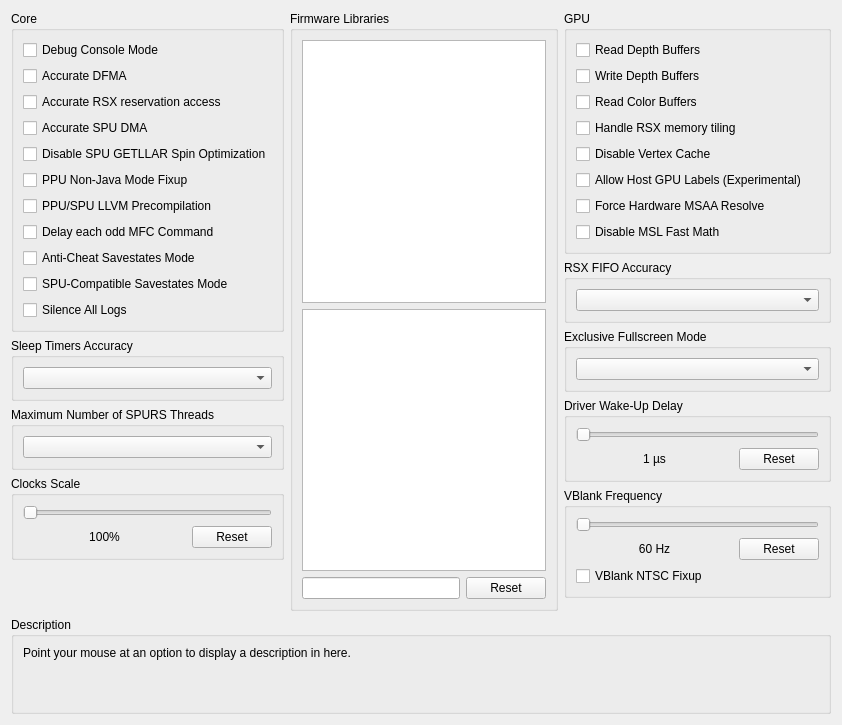
      <widget class="QWidget" name="advancedTab">
       <attribute name="title">
        <string>Advanced</string>
       </attribute>
       <layout class="QVBoxLayout" name="advancedTab_layout" stretch="1,0,0">
        <item>
         <layout class="QHBoxLayout" name="advancedTabLayout" stretch="1,1,1">
          <item>
           <layout class="QVBoxLayout" name="advancedTabLayoutLeft">
            <item>
             <widget class="QGroupBox" name="gb_advanced_core">
              <property name="sizePolicy">
               <sizepolicy hsizetype="Preferred" vsizetype="Minimum">
                <horstretch>0</horstretch>
                <verstretch>0</verstretch>
               </sizepolicy>
              </property>
              <property name="title">
               <string>Core</string>
              </property>
              <layout class="QVBoxLayout" name="gb_advanced_core_layout">
               <item>
                <widget class="QCheckBox" name="debugConsoleMode">
                 <property name="text">
                  <string>Debug Console Mode</string>
                 </property>
                </widget>
               </item>
               <item>
                <widget class="QCheckBox" name="accurateDFMA">
                 <property name="text">
                  <string>Accurate DFMA</string>
                 </property>
                </widget>
               </item>
               <item>
                <widget class="QCheckBox" name="accurateRSXAccess">
                 <property name="text">
                  <string>Accurate RSX reservation access</string>
                 </property>
                </widget>
               </item>
               <item>
                <widget class="QCheckBox" name="accurateSpuDMA">
                 <property name="text">
                  <string>Accurate SPU DMA</string>
                 </property>
                </widget>
               </item>
               <item>
                <widget class="QCheckBox" name="disableSpinOptimization">
                 <property name="text">
                  <string>Disable SPU GETLLAR Spin Optimization</string>
                 </property>
                </widget>
               </item>
               <item>
                <widget class="QCheckBox" name="ppuNJFixup">
                 <property name="text">
                  <string>PPU Non-Java Mode Fixup</string>
                 </property>
                </widget>
               </item>
               <item>
                <widget class="QCheckBox" name="llvmPrecompilation">
                 <property name="text">
                  <string>PPU/SPU LLVM Precompilation</string>
                 </property>
                </widget>
               </item>
               <item>
                <widget class="QCheckBox" name="mfcDelayCommand">
                 <property name="text">
                  <string>Delay each odd MFC Command</string>
                 </property>
                </widget>
               </item>
               <item>
                <widget class="QCheckBox" name="antiCheatSavestates">
                 <property name="text">
                  <string>Anti-Cheat Savestates Mode</string>
                 </property>
                </widget>
               </item>
               <item>
                <widget class="QCheckBox" name="compatibleSavestates">
                 <property name="text">
                  <string>SPU-Compatible Savestates Mode</string>
                 </property>
                </widget>
               </item>
               <item>
                <widget class="QCheckBox" name="silenceAllLogs">
                 <property name="text">
                  <string>Silence All Logs</string>
                 </property>
                </widget>
               </item>
              </layout>
             </widget>
            </item>
            <item>
             <widget class="QGroupBox" name="gb_sleep_timers_accuracy">
              <property name="sizePolicy">
               <sizepolicy hsizetype="Preferred" vsizetype="Minimum">
                <horstretch>0</horstretch>
                <verstretch>0</verstretch>
               </sizepolicy>
              </property>
              <property name="title">
               <string>Sleep Timers Accuracy</string>
              </property>
              <layout class="QVBoxLayout" name="gb_sleep_timers_accuracy_layout">
               <item>
                <widget class="QComboBox" name="sleepTimersAccuracy"/>
               </item>
              </layout>
             </widget>
            </item>
            <item>
             <widget class="QGroupBox" name="gb_max_spurs_threads">
              <property name="sizePolicy">
               <sizepolicy hsizetype="Preferred" vsizetype="Minimum">
                <horstretch>0</horstretch>
                <verstretch>0</verstretch>
               </sizepolicy>
              </property>
              <property name="title">
               <string>Maximum Number of SPURS Threads</string>
              </property>
              <layout class="QVBoxLayout" name="gb_max_spurs_threads_layout">
               <item>
                <widget class="QComboBox" name="maxSPURSThreads"/>
               </item>
              </layout>
             </widget>
            </item>
            <item>
             <widget class="QGroupBox" name="gb_clockScale">
              <property name="sizePolicy">
               <sizepolicy hsizetype="Preferred" vsizetype="Minimum">
                <horstretch>0</horstretch>
                <verstretch>0</verstretch>
               </sizepolicy>
              </property>
              <property name="title">
               <string>Clocks Scale</string>
              </property>
              <layout class="QVBoxLayout" name="gb_clockScale_layout">
               <item>
                <widget class="QSlider" name="clockScale">
                 <property name="orientation">
                  <enum>Qt::Orientation::Horizontal</enum>
                 </property>
                </widget>
               </item>
               <item>
                <layout class="QHBoxLayout" name="clockScaleLayout" stretch="1,0">
                 <item>
                  <widget class="QLabel" name="clockScaleText">
                   <property name="text">
                    <string>100%</string>
                   </property>
                   <property name="alignment">
                    <set>Qt::AlignmentFlag::AlignCenter</set>
                   </property>
                  </widget>
                 </item>
                 <item>
                  <widget class="QPushButton" name="clockScaleReset">
                   <property name="text">
                    <string>Reset</string>
                   </property>
                  </widget>
                 </item>
                </layout>
               </item>
              </layout>
             </widget>
            </item>
            <item>
             <spacer name="advancedTabSpacerLeft">
              <property name="orientation">
               <enum>Qt::Orientation::Vertical</enum>
              </property>
              <property name="sizeType">
               <enum>QSizePolicy::Policy::MinimumExpanding</enum>
              </property>
              <property name="sizeHint" stdset="0">
               <size>
                <width>0</width>
                <height>0</height>
               </size>
              </property>
             </spacer>
            </item>
           </layout>
          </item>
          <item>
           <layout class="QVBoxLayout" name="advancedTabLayoutMiddle">
            <item>
             <widget class="QGroupBox" name="gb_libs">
              <property name="title">
               <string>Firmware Libraries</string>
              </property>
              <layout class="QVBoxLayout" name="gb_libs_layout">
               <item>
                <widget class="QListWidget" name="hleList">
                 <property name="sizePolicy">
                  <sizepolicy hsizetype="Preferred" vsizetype="Preferred">
                   <horstretch>0</horstretch>
                   <verstretch>0</verstretch>
                  </sizepolicy>
                 </property>
                 <property name="selectionMode">
                  <enum>QAbstractItemView::SelectionMode::ExtendedSelection</enum>
                 </property>
                </widget>
               </item>
               <item>
                <widget class="QListWidget" name="lleList">
                 <property name="sizePolicy">
                  <sizepolicy hsizetype="Preferred" vsizetype="Preferred">
                   <horstretch>0</horstretch>
                   <verstretch>0</verstretch>
                  </sizepolicy>
                 </property>
                 <property name="selectionMode">
                  <enum>QAbstractItemView::SelectionMode::ExtendedSelection</enum>
                 </property>
                </widget>
               </item>
               <item>
                <layout class="QHBoxLayout" name="gb_lleLibs_layout" stretch="1,0">
                 <property name="spacing">
                  <number>6</number>
                 </property>
                 <property name="sizeConstraint">
                  <enum>QLayout::SizeConstraint::SetNoConstraint</enum>
                 </property>
                 <item>
                  <widget class="QLineEdit" name="searchBox"/>
                 </item>
                 <item>
                  <widget class="QPushButton" name="resetLleList">
                   <property name="text">
                    <string>Reset</string>
                   </property>
                  </widget>
                 </item>
                </layout>
               </item>
              </layout>
             </widget>
            </item>
           </layout>
          </item>
          <item>
           <layout class="QVBoxLayout" name="advancedTabLayoutRight">
            <item>
             <widget class="QGroupBox" name="gb_advanced_gpu">
              <property name="sizePolicy">
               <sizepolicy hsizetype="Preferred" vsizetype="Minimum">
                <horstretch>0</horstretch>
                <verstretch>0</verstretch>
               </sizepolicy>
              </property>
              <property name="title">
               <string>GPU</string>
              </property>
              <layout class="QVBoxLayout" name="gb_advanced_gpu_layout">
               <item>
                <widget class="QCheckBox" name="readDepth">
                 <property name="text">
                  <string>Read Depth Buffers</string>
                 </property>
                </widget>
               </item>
               <item>
                <widget class="QCheckBox" name="dumpDepth">
                 <property name="text">
                  <string>Write Depth Buffers</string>
                 </property>
                </widget>
               </item>
               <item>
                <widget class="QCheckBox" name="readColor">
                 <property name="text">
                  <string>Read Color Buffers</string>
                 </property>
                </widget>
               </item>
               <item>
                <widget class="QCheckBox" name="handleTiledMemory">
                 <property name="text">
                  <string>Handle RSX memory tiling</string>
                 </property>
                </widget>
               </item>
               <item>
                <widget class="QCheckBox" name="disableVertexCache">
                 <property name="text">
                  <string>Disable Vertex Cache</string>
                 </property>
                </widget>
               </item>
               <item>
                <widget class="QCheckBox" name="allowHostGPULabels">
                 <property name="text">
                  <string>Allow Host GPU Labels (Experimental)</string>
                 </property>
                </widget>
               </item>
               <item>
                <widget class="QCheckBox" name="forceHwMSAAResolve">
                 <property name="text">
                  <string>Force Hardware MSAA Resolve</string>
                 </property>
                </widget>
               </item>
               <item>
                <widget class="QCheckBox" name="disableMslFastMath">
                 <property name="text">
                  <string>Disable MSL Fast Math</string>
                 </property>
                </widget>
               </item>
              </layout>
             </widget>
            </item>
            <item>
             <widget class="QGroupBox" name="gb_rsx_fifo_accuracy">
              <property name="sizePolicy">
               <sizepolicy hsizetype="Preferred" vsizetype="Minimum">
                <horstretch>0</horstretch>
                <verstretch>0</verstretch>
               </sizepolicy>
              </property>
              <property name="title">
               <string>RSX FIFO Accuracy</string>
              </property>
              <layout class="QVBoxLayout" name="gb_rsx_fifo_accuracy_layout">
               <item>
                <widget class="QComboBox" name="FIFOAccuracy"/>
               </item>
              </layout>
             </widget>
            </item>
            <item>
             <widget class="QGroupBox" name="gb_exclusiveFullscreen">
              <property name="sizePolicy">
               <sizepolicy hsizetype="Preferred" vsizetype="Minimum">
                <horstretch>0</horstretch>
                <verstretch>0</verstretch>
               </sizepolicy>
              </property>
              <property name="title">
               <string>Exclusive Fullscreen Mode</string>
              </property>
              <layout class="QVBoxLayout" name="gb_exclusiveFullscreen_layout">
               <item>
                <widget class="QComboBox" name="exclusiveFullscreenMode"/>
               </item>
              </layout>
             </widget>
            </item>
            <item>
             <widget class="QGroupBox" name="gb_wakeupDelay">
              <property name="sizePolicy">
               <sizepolicy hsizetype="Preferred" vsizetype="Minimum">
                <horstretch>0</horstretch>
                <verstretch>0</verstretch>
               </sizepolicy>
              </property>
              <property name="title">
               <string>Driver Wake-Up Delay</string>
              </property>
              <layout class="QVBoxLayout" name="gb_wakeupDelay_layout">
               <item>
                <widget class="QSlider" name="wakeupDelay">
                 <property name="orientation">
                  <enum>Qt::Orientation::Horizontal</enum>
                 </property>
                </widget>
               </item>
               <item>
                <layout class="QHBoxLayout" name="wakeupDelayLayout" stretch="1,0">
                 <item>
                  <widget class="QLabel" name="wakeupText">
                   <property name="text">
                    <string>1 µs</string>
                   </property>
                   <property name="alignment">
                    <set>Qt::AlignmentFlag::AlignCenter</set>
                   </property>
                  </widget>
                 </item>
                 <item>
                  <widget class="QPushButton" name="wakeupReset">
                   <property name="text">
                    <string>Reset</string>
                   </property>
                  </widget>
                 </item>
                </layout>
               </item>
              </layout>
             </widget>
            </item>
            <item>
             <widget class="QGroupBox" name="gb_vblank">
              <property name="sizePolicy">
               <sizepolicy hsizetype="Preferred" vsizetype="Minimum">
                <horstretch>0</horstretch>
                <verstretch>0</verstretch>
               </sizepolicy>
              </property>
              <property name="title">
               <string>VBlank Frequency</string>
              </property>
              <layout class="QVBoxLayout" name="gb_vblank_layout">
               <item>
                <widget class="QSlider" name="vblank">
                 <property name="orientation">
                  <enum>Qt::Orientation::Horizontal</enum>
                 </property>
                </widget>
               </item>
               <item>
                <layout class="QHBoxLayout" name="vBlankLayout" stretch="1,0">
                 <item>
                  <widget class="QLabel" name="vblankText">
                   <property name="text">
                    <string>60 Hz</string>
                   </property>
                   <property name="alignment">
                    <set>Qt::AlignmentFlag::AlignCenter</set>
                   </property>
                  </widget>
                 </item>
                 <item>
                  <widget class="QPushButton" name="vblankReset">
                   <property name="text">
                    <string>Reset</string>
                   </property>
                  </widget>
                 </item>
                </layout>
               </item>
               <item>
                <widget class="QCheckBox" name="vblankNTSCFixup">
                 <property name="text">
                  <string>VBlank NTSC Fixup</string>
                 </property>
                </widget>
               </item>
              </layout>
             </widget>
            </item>
            <item>
             <spacer name="advancedTabSpacerRight">
              <property name="orientation">
               <enum>Qt::Orientation::Vertical</enum>
              </property>
              <property name="sizeType">
               <enum>QSizePolicy::Policy::MinimumExpanding</enum>
              </property>
              <property name="sizeHint" stdset="0">
               <size>
                <width>13</width>
                <height>13</height>
               </size>
              </property>
             </spacer>
            </item>
           </layout>
          </item>
         </layout>
        </item>
        <item>
         <spacer name="advancedTabSpacer">
          <property name="orientation">
           <enum>Qt::Orientation::Vertical</enum>
          </property>
          <property name="sizeHint" stdset="0">
           <size>
            <width>0</width>
            <height>0</height>
           </size>
          </property>
         </spacer>
        </item>
        <item>
         <widget class="QGroupBox" name="gb_description_advanced">
          <property name="title">
           <string>Description</string>
          </property>
          <layout class="QVBoxLayout" name="gb_description_advanced_layout">
           <item>
            <widget class="QLabel" name="description_advanced">
             <property name="text">
              <string>Point your mouse at an option to display a description in here.


</string>
             </property>
             <property name="textFormat">
              <enum>Qt::TextFormat::PlainText</enum>
             </property>
             <property name="alignment">
              <set>Qt::AlignmentFlag::AlignLeading|Qt::AlignmentFlag::AlignLeft|Qt::AlignmentFlag::AlignTop</set>
             </property>
             <property name="wordWrap">
              <bool>true</bool>
             </property>
            </widget>
           </item>
          </layout>
         </widget>
        </item>
       </layout>
      </widget>
